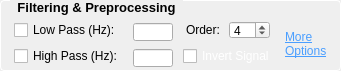
             <widget class="QGroupBox" name="groupBox">
              <property name="sizePolicy">
               <sizepolicy hsizetype="Fixed" vsizetype="Fixed">
                <horstretch>0</horstretch>
                <verstretch>0</verstretch>
               </sizepolicy>
              </property>
              <property name="minimumSize">
               <size>
                <width>341</width>
                <height>71</height>
               </size>
              </property>
              <property name="maximumSize">
               <size>
                <width>341</width>
                <height>71</height>
               </size>
              </property>
              <property name="font">
               <font>
                <pointsize>10</pointsize>
                <bold>true</bold>
               </font>
              </property>
              <property name="styleSheet">
               <string notr="true">QGroupBox {
            border: 1px solid #ffffff;
            border-radius: 4px;
            margin-top: 0.5em;
            padding-top: 0.5em;
        }

        QGroupBox::title {
            subcontrol-origin: margin;
            left: 10px;
            padding: 0 3px 0 3px;
        }</string>
              </property>
              <property name="title">
               <string>Filtering &amp;&amp; Preprocessing</string>
              </property>
              <widget class="QWidget" name="layoutWidget">
               <property name="geometry">
                <rect>
                 <x>10</x>
                 <y>20</y>
                 <width>323</width>
                 <height>48</height>
                </rect>
               </property>
               <layout class="QHBoxLayout" name="horizontalLayout_8">
                <item>
                 <layout class="QVBoxLayout" name="verticalLayout_8">
                  <item>
                   <widget class="QCheckBox" name="LowPass_checkBox">
                    <property name="sizePolicy">
                     <sizepolicy hsizetype="Fixed" vsizetype="Fixed">
                      <horstretch>0</horstretch>
                      <verstretch>0</verstretch>
                     </sizepolicy>
                    </property>
                    <property name="minimumSize">
                     <size>
                      <width>0</width>
                      <height>18</height>
                     </size>
                    </property>
                    <property name="maximumSize">
                     <size>
                      <width>16777215</width>
                      <height>18</height>
                     </size>
                    </property>
                    <property name="font">
                     <font>
                      <pointsize>9</pointsize>
                      <bold>false</bold>
                     </font>
                    </property>
                    <property name="toolTip">
                     <string>Apply low-pass Butterworth filter to remove high-frequency noise</string>
                    </property>
                    <property name="text">
                     <string>Low Pass (Hz):</string>
                    </property>
                   </widget>
                  </item>
                  <item>
                   <widget class="QCheckBox" name="HighPass_checkBox">
                    <property name="sizePolicy">
                     <sizepolicy hsizetype="Fixed" vsizetype="Fixed">
                      <horstretch>0</horstretch>
                      <verstretch>0</verstretch>
                     </sizepolicy>
                    </property>
                    <property name="font">
                     <font>
                      <pointsize>9</pointsize>
                      <bold>false</bold>
                     </font>
                    </property>
                    <property name="toolTip">
                     <string>Apply high-pass Butterworth filter to remove low-frequency drift</string>
                    </property>
                    <property name="text">
                     <string>High Pass (Hz):</string>
                    </property>
                   </widget>
                  </item>
                 </layout>
                </item>
                <item>
                 <layout class="QVBoxLayout" name="verticalLayout_9">
                  <item>
                   <widget class="QLineEdit" name="LowPassVal">
                    <property name="sizePolicy">
                     <sizepolicy hsizetype="Fixed" vsizetype="Fixed">
                      <horstretch>0</horstretch>
                      <verstretch>0</verstretch>
                     </sizepolicy>
                    </property>
                    <property name="minimumSize">
                     <size>
                      <width>40</width>
                      <height>18</height>
                     </size>
                    </property>
                    <property name="maximumSize">
                     <size>
                      <width>40</width>
                      <height>16</height>
                     </size>
                    </property>
                    <property name="font">
                     <font>
                      <pointsize>8</pointsize>
                     </font>
                    </property>
                   </widget>
                  </item>
                  <item>
                   <widget class="QLineEdit" name="HighPassVal">
                    <property name="sizePolicy">
                     <sizepolicy hsizetype="Fixed" vsizetype="Fixed">
                      <horstretch>0</horstretch>
                      <verstretch>0</verstretch>
                     </sizepolicy>
                    </property>
                    <property name="minimumSize">
                     <size>
                      <width>40</width>
                      <height>18</height>
                     </size>
                    </property>
                    <property name="maximumSize">
                     <size>
                      <width>40</width>
                      <height>16</height>
                     </size>
                    </property>
                    <property name="font">
                     <font>
                      <pointsize>8</pointsize>
                     </font>
                    </property>
                   </widget>
                  </item>
                 </layout>
                </item>
                <item>
                 <layout class="QVBoxLayout" name="verticalLayout_10">
                  <item>
                   <layout class="QHBoxLayout" name="horizontalLayout_9">
                    <item>
                     <widget class="QLabel" name="FilterOrderLabel">
                      <property name="sizePolicy">
                       <sizepolicy hsizetype="Fixed" vsizetype="Fixed">
                        <horstretch>0</horstretch>
                        <verstretch>0</verstretch>
                       </sizepolicy>
                      </property>
                      <property name="font">
                       <font>
                        <pointsize>9</pointsize>
                        <bold>false</bold>
                       </font>
                      </property>
                      <property name="toolTip">
                       <string>Butterworth filter order (higher = steeper roll-off, stronger filtering)</string>
                      </property>
                      <property name="text">
                       <string>Order:</string>
                      </property>
                     </widget>
                    </item>
                    <item>
                     <widget class="QSpinBox" name="FilterOrderSpin">
                      <property name="sizePolicy">
                       <sizepolicy hsizetype="Fixed" vsizetype="Fixed">
                        <horstretch>0</horstretch>
                        <verstretch>0</verstretch>
                       </sizepolicy>
                      </property>
                      <property name="minimumSize">
                       <size>
                        <width>0</width>
                        <height>18</height>
                       </size>
                      </property>
                      <property name="maximumSize">
                       <size>
                        <width>16777215</width>
                        <height>18</height>
                       </size>
                      </property>
                      <property name="toolTip">
                       <string>Butterworth filter order (higher = steeper roll-off, stronger filtering)</string>
                      </property>
                      <property name="minimum">
                       <number>2</number>
                      </property>
                      <property name="maximum">
                       <number>10</number>
                      </property>
                      <property name="value">
                       <number>4</number>
                      </property>
                     </widget>
                    </item>
                   </layout>
                  </item>
                  <item>
                   <widget class="QCheckBox" name="InvertSignal_checkBox">
                    <property name="sizePolicy">
                     <sizepolicy hsizetype="Fixed" vsizetype="Fixed">
                      <horstretch>0</horstretch>
                      <verstretch>0</verstretch>
                     </sizepolicy>
                    </property>
                    <property name="font">
                     <font>
                      <pointsize>9</pointsize>
                      <bold>false</bold>
                     </font>
                    </property>
                    <property name="toolTip">
                     <string>Invert the signal polarity (flip upside down)</string>
                    </property>
                    <property name="styleSheet">
                     <string notr="true">/* Make all checkbox labels white */
QCheckBox {
    color: #ffffff;
}

/* Dim when disabled */
QCheckBox:disabled {
    color: #7f8899;
}
</string>
                    </property>
                    <property name="text">
                     <string>Invert Signal</string>
                    </property>
                   </widget>
                  </item>
                 </layout>
                </item>
                <item>
                 <widget class="QPushButton" name="SpectralAnalysisButton">
                  <property name="sizePolicy">
                   <sizepolicy hsizetype="Fixed" vsizetype="Fixed">
                    <horstretch>0</horstretch>
                    <verstretch>0</verstretch>
                   </sizepolicy>
                  </property>
                  <property name="font">
                   <font>
                    <pointsize>9</pointsize>
                    <bold>false</bold>
                    <underline>true</underline>
                   </font>
                  </property>
                  <property name="cursor">
                   <cursorShape>PointingHandCursor</cursorShape>
                  </property>
                  <property name="toolTip">
                   <string>View power spectrum and wavelet analysis, configure notch filter</string>
                  </property>
                  <property name="styleSheet">
                   <string notr="true">QPushButton {
    text-align: left;
    border: none;
    background: transparent;
    text-decoration: underline;
    color: #4A9EFF;
}
QPushButton:hover {
    color: #6BB6FF;
}</string>
                  </property>
                  <property name="text">
                   <string>More
Options</string>
                  </property>
                 </widget>
                </item>
               </layout>
              </widget>
             </widget>
